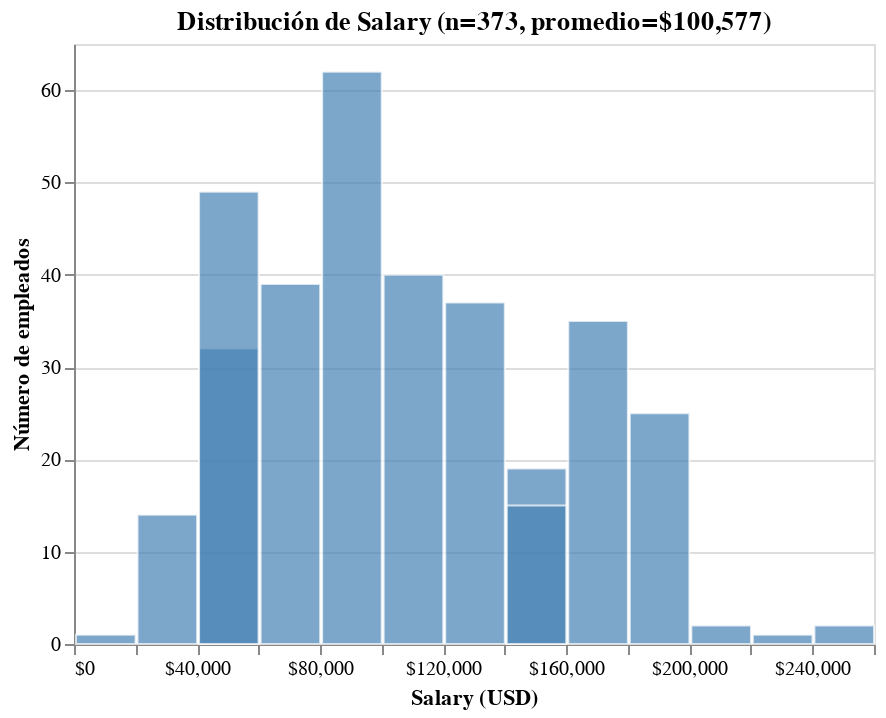

Notebook code cell kept with this figure:
### Markdown cell above
Target: Salary

### Code cell
f_eda.crear_grafico_distribucion_avanzado(data,'Salary')

### Figure 1 — Vega-Lite specification as saved in the notebook (floating-point values rounded to 4 significant figures; data arrays with more than 128 entries replaced by an {"elided": "..."} marker saying what was removed)
{"config": {"view": {"continuousWidth": 300, "continuousHeight": 300}}, "data": {"name": "data-f451d334ad416dd243a1557e998707f0"}, "mark": {"type": "bar", "color": "steelblue", "opacity": 0.7, "stroke": "white", "strokeWidth": 1}, "encoding": {"tooltip": [{"bin": true, "field": "Salary", "title": "Rango salarial", "type": "quantitative"}, {"aggregate": "count", "title": "Cantidad", "type": "quantitative"}], "x": {"axis": {"format": "$,.0f"}, "bin": {"maxbins": 20}, "field": "Salary", "title": "Salary (USD)", "type": "quantitative"}, "y": {"aggregate": "count", "title": "Número de empleados", "type": "quantitative"}}, "height": 300, "title": "Distribución de Salary\n(n=373, promedio=$100,577)", "width": 400, "$schema": "https://vega.github.io/schema/vega-lite/v5.20.1.json", "datasets": {"data-f451d334ad416dd243a1557e998707f0": {"elided": "373 records"}}}
